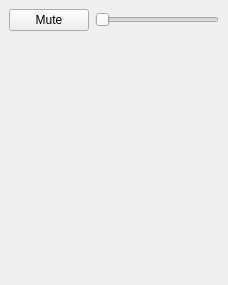
<?xml version="1.0" encoding="UTF-8"?>
<ui version="4.0">
 <class>MainWindow</class>
 <widget class="QMainWindow" name="MainWindow">
  <property name="geometry">
   <rect>
    <x>0</x>
    <y>0</y>
    <width>228</width>
    <height>285</height>
   </rect>
  </property>
  <property name="windowTitle">
   <string>MainWindow</string>
  </property>
  <property name="windowOpacity">
   <double>1.000000000000000</double>
  </property>
  <property name="documentMode">
   <bool>true</bool>
  </property>
  <widget class="QWidget" name="centralwidget">
   <layout class="QVBoxLayout" name="verticalLayout">
    <item>
     <layout class="QHBoxLayout" name="horizontalLayout">
      <item>
       <widget class="QPushButton" name="btnMute">
        <property name="focusPolicy">
         <enum>Qt::NoFocus</enum>
        </property>
        <property name="text">
         <string>Mute</string>
        </property>
       </widget>
      </item>
      <item>
       <widget class="QSlider" name="sldVolume">
        <property name="focusPolicy">
         <enum>Qt::NoFocus</enum>
        </property>
        <property name="orientation">
         <enum>Qt::Horizontal</enum>
        </property>
       </widget>
      </item>
     </layout>
    </item>
    <item>
     <widget class="IncrementalDial" name="dial" native="true">
      <property name="sizePolicy">
       <sizepolicy hsizetype="Expanding" vsizetype="Expanding">
        <horstretch>0</horstretch>
        <verstretch>0</verstretch>
       </sizepolicy>
      </property>
      <property name="minimumSize">
       <size>
        <width>150</width>
        <height>150</height>
       </size>
      </property>
      <property name="focusPolicy">
       <enum>Qt::NoFocus</enum>
      </property>
     </widget>
    </item>
   </layout>
  </widget>
 </widget>
 <customwidgets>
  <customwidget>
   <class>IncrementalDial</class>
   <extends>QWidget</extends>
   <header>incrementaldial.h</header>
   <container>1</container>
  </customwidget>
 </customwidgets>
 <resources/>
 <connections/>
</ui>
